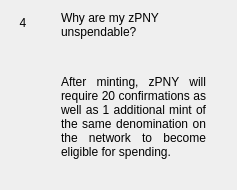
                  <widget class="QWidget" name="widgetFaq4" native="true">
                   <layout class="QHBoxLayout" name="horizontalPage_4" stretch="0,1">
                    <item alignment="Qt::AlignTop">
                     <widget class="QLabel" name="labelNumber4">
                      <property name="minimumSize">
                       <size>
                        <width>24</width>
                        <height>24</height>
                       </size>
                      </property>
                      <property name="maximumSize">
                       <size>
                        <width>16777215</width>
                        <height>24</height>
                       </size>
                      </property>
                      <property name="text">
                       <string>4</string>
                      </property>
                      <property name="alignment">
                       <set>Qt::AlignCenter</set>
                      </property>
                     </widget>
                    </item>
                    <item>
                     <layout class="QVBoxLayout" name="verticalLayoutPage_4">
                      <property name="leftMargin">
                       <number>20</number>
                      </property>
                      <property name="rightMargin">
                       <number>20</number>
                      </property>
                      <item>
                       <widget class="QLabel" name="labelSubtitle4">
                        <property name="text">
                         <string>Why are my zPNY unspendable?</string>
                        </property>
                        <property name="wordWrap">
                         <bool>true</bool>
                        </property>
                       </widget>
                      </item>
                      <item>
                       <spacer name="verticalSpacer_40">
                        <property name="orientation">
                         <enum>Qt::Vertical</enum>
                        </property>
                        <property name="sizeType">
                         <enum>QSizePolicy::Fixed</enum>
                        </property>
                        <property name="sizeHint" stdset="0">
                         <size>
                          <width>20</width>
                          <height>30</height>
                         </size>
                        </property>
                       </spacer>
                      </item>
                      <item>
                       <widget class="QLabel" name="labelContent4">
                        <property name="text">
                         <string>
                           &lt;html&gt;&lt;head/&gt;&lt;body&gt;&lt;p align=&quot;justify&quot;&gt;
                           After minting, zPNY will require 20 confirmations as well as 1
                           additional mint of the same denomination on the network to
                           become eligible for spending.
                           &lt;/p&gt;&lt;/body&gt;&lt;/html&gt;
                         </string>
                        </property>
                        <property name="alignment">
                         <set>Qt::AlignLeading|Qt::AlignLeft|Qt::AlignTop</set>
                        </property>
                        <property name="wordWrap">
                         <bool>true</bool>
                        </property>
                       </widget>
                      </item>
                      <item>
                       <spacer name="verticalSpacer_41">
                        <property name="orientation">
                         <enum>Qt::Vertical</enum>
                        </property>
                        <property name="sizeHint" stdset="0">
                         <size>
                          <width>20</width>
                          <height>20</height>
                         </size>
                        </property>
                       </spacer>
                      </item>
                     </layout>
                    </item>
                   </layout>
                  </widget>
